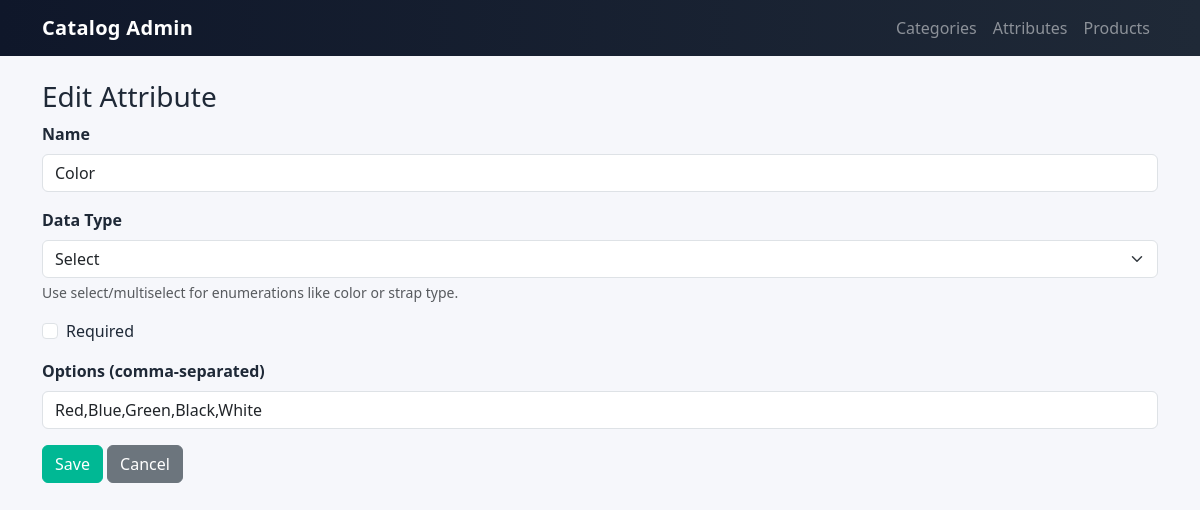
The app's page /attributes/2/edit with its own data.
### models.py (models this page shows)
class Attribute(db.Model):
    __tablename__ = "attributes"
    id = db.Column(db.Integer, primary_key=True)
    name = db.Column(db.String(120), unique=True, nullable=False)
    data_type = db.Column(db.String(20), nullable=False, default="text")
    is_required = db.Column(db.Boolean, default=False)
    options = db.Column(db.Text)  # Comma-separated values for select/multiselect
    categories = db.relationship(
        "CategoryAttribute", back_populates="attribute", cascade="all, delete-orphan"
    )

### app.py (the view, shortened to what this page needs)
    @app.route("/attributes/<int:attribute_id>/edit", methods=["GET", "POST"])
    def edit_attribute(attribute_id: int):
        attribute = Attribute.query.get_or_404(attribute_id)
        return render_template("attributes/form.html", attribute=attribute)

### templates/attributes/form.html (shortened to what this page needs)
{% extends 'base.html' %}
{% block content %}
  <h3>{{ 'Edit Attribute' if attribute else 'New Attribute' }}</h3>
  <form method="post">
    <div class="mb-3">
      <label class="form-label">Name</label>
      <input name="name" class="form-control" value="{{ attribute.name if attribute else '' }}" required>
    </div>
    <div class="mb-3">
      <label class="form-label">Data Type</label>
      <select name="data_type" class="form-select">
        {% set dt = attribute.data_type if attribute else 'text' %}
        <option value="select" {% if dt=='select' %}selected{% endif %}>Select</option>
      </select>
      <div class="form-text">Use select/multiselect for enumerations like color or strap type.</div>
    </div>
    <div class="form-check mb-3">
      <input class="form-check-input" type="checkbox" id="is_required" name="is_required" {% if attribute and attribute.is_required %}checked{% endif %}>
      <label class="form-check-label" for="is_required">Required</label>
    </div>
    <div class="mb-3">
      <label class="form-label">Options (comma-separated)</label>
      <input name="options" class="form-control" value="{{ attribute.options if attribute else '' }}">
    </div>
    <button class="btn btn-primary" type="submit">Save</button>
    <a class="btn btn-secondary" href="{{ url_for('list_attributes') }}">Cancel</a>
  </form>
{% endblock %}

### static/styles.css (style rules this page uses)
:root { --brand-start: #0f172a; --brand-end: #1f2937; --accent: #00b894; --accent-hover:#00a084; --card-shadow: 0 10px 25px rgba(0,0,0,.08); --border-soft: rgba(0,0,0,.08); }
body { background-color:#f6f7fb; color:#1f2937; }
.btn-primary { background-color:var(--accent); border-color:var(--accent); }
.form-label { font-weight:600; }

### records on screen
Attribute: name "Color", data_type "Select", options "Red,Blue,Green,Black,White"

### other values on screen
{{ 'Edit Attribute' if attribute else 'New Attribute' }} "Edit Attribute"
